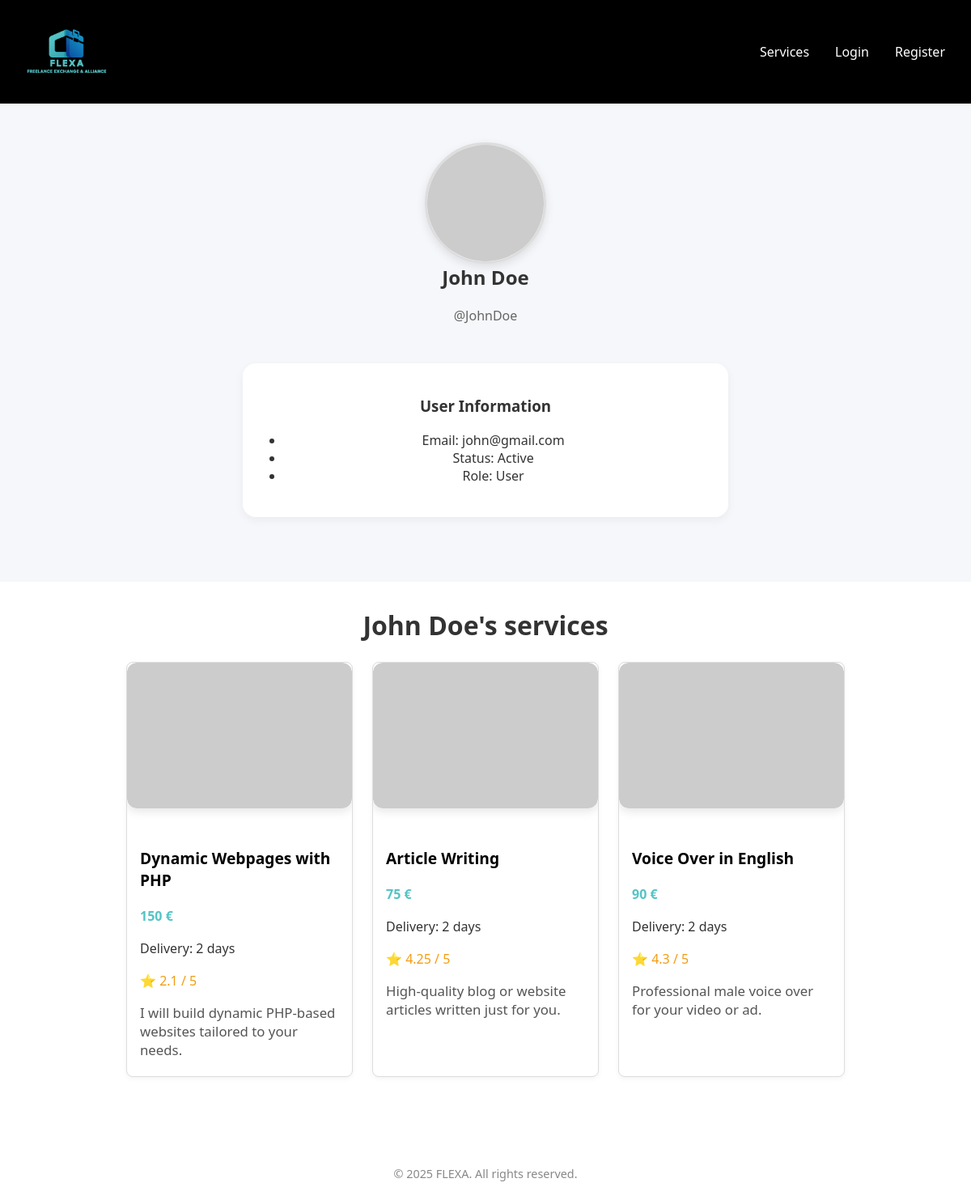
Page /pages/user.php?id=2 on the committed database.
### tables this page shows
CREATE TABLE User
(
    userId            INTEGER,
    name              NVARCHAR(255),
    username          VARCHAR(255),
    email             VARCHAR(255),
    password          VARCHAR(255),
    isAdmin           BOOLEAN     DEFAULT 0,
    profilePictureURL VARCHAR(1023),
    status            VARCHAR(15) DEFAULT 'inactive',

    CONSTRAINT User_PK PRIMARY KEY (userId),
    CONSTRAINT User_email_unique UNIQUE (email),
    CONSTRAINT User_username_unique UNIQUE (username),
    CONSTRAINT User_name_NN CHECK (name IS NOT NULL),
    CONSTRAINT User_username_NN CHECK (username IS NOT NULL),
    CONSTRAINT User_email_NN CHECK (email IS NOT NULL),
    CONSTRAINT User_password_NN CHECK (password IS NOT NULL),
    CONSTRAINT User_isAdmin_NN CHECK (isAdmin IS NOT NULL),
    CONSTRAINT User_status_NN CHECK (status IS NOT NULL),
    CONSTRAINT User_isAdmin_CK CHECK (isAdmin IN (0, 1)),
    CONSTRAINT User_status_CK CHECK (status IN ('active', 'inactive'))
);

CREATE TABLE Service
(
    serviceId    INTEGER,
    freelancerId INTEGER,
    categoryId   INTEGER,
    title        VARCHAR(255),
    price        DECIMAL(10, 2),
    deliveryTime INTEGER,
    description  TEXT,
    about        TEXT,
    status       VARCHAR(15),
    rating       DECIMAL(2, 1) DEFAULT 0,

    CONSTRAINT Service_PK PRIMARY KEY (serviceId),
    CONSTRAINT Service_freelancerId_NN CHECK (freelancerId IS NOT NULL),
    CONSTRAINT Service_title_NN CHECK (title IS NOT NULL),
    CONSTRAINT Service_price_NN CHECK (price IS NOT NULL),
    CONSTRAINT Service_deliveryTime_NN CHECK (deliveryTime IS NOT NULL),
    CONSTRAINT Service_description_NN CHECK (description IS NOT NULL),
    CONSTRAINT Service_status_NN CHECK (status IS NOT NULL),
    CONSTRAINT Service_rating_NN CHECK (rating IS NOT NULL),
    CONSTRAINT Service_freelancer_FK FOREIGN KEY (freelancerId) REFERENCES User (userId) ON UPDATE CASCADE,
    CONSTRAINT Service_category_FK FOREIGN KEY (categoryId) REFERENCES ServiceCategory (serviceCategoryId) ON DELETE SET NULL ON UPDATE CASCADE,
    CONSTRAINT Service_deliveryTime_check CHECK (deliveryTime > 0),
    CONSTRAINT Service_status_CK CHECK (status IN ('active', 'inactive', 'deleted')),
    CONSTRAINT Service_rating_CK CHECK (rating BETWEEN 0 AND 5)
);

### model/user.class.php (called while the page is built, shortened)
<?php
class User
{
    private string $name;
    private string $username;
    private string $email;
    private bool $isAdmin;
    private string $profilePicture;
    private string $status;
    public function __construct(
        int    $id,
        string $name,
        string $username,
        string $email,
        string $password,
        bool   $isAdmin,
        string $profilePicture,
        string $status
    )
    {
        $this->name = $name;
        $this->username = $username;
        $this->email = $email;
        $this->isAdmin = $isAdmin;
        $this->profilePicture = $profilePicture;
        $this->status = $status;
    }
    public function getName(): string
    {
        return $this->name;
    }
    public function getUsername(): string
    {
        return $this->username;
    }
    public function getEmail(): string
    {
        return $this->email;
    }
    public function isAdmin(): bool
    {
        return $this->isAdmin;
    }
    public function getProfilePicture(): string
    {
        return $this->profilePicture;
    }
    public function getStatus(): string
    {
        return $this->status;
    }
    public static function getUserById(PDO $db, int $id): ?User
    {
        $stmt = $db->prepare("SELECT * FROM User WHERE userId = :id");
        $stmt->bindParam(":id", $id);
        $stmt->execute();
        $data = $stmt->fetch();
        return new User(
            intval($data['userId']),
            $data['name'],
            $data['username'],
            $data['email'],
            $data['password'],
            boolval($data['isAdmin']),
            $data['profilePictureURL'],
            $data['status']
        );
    }
}

### model/service.class.php (called while the page is built, shortened)
<?php
class Service
{
    private int $id;
    private string $title;
    private float $price;
    private int $deliveryTime;
    private string $description;
    private float $rating;
    private array $images;
    public function __construct(
        int    $id,
        int    $freelancerId,
        int    $categoryId,
        string $title,
        float  $price,
        int    $deliveryTime,
        string $description,
        string $about,
        string $status,
        float  $rating,
        array  $images
    )
    {
        $this->id = $id;
        $this->title = $title;
        $this->price = $price;
        $this->deliveryTime = $deliveryTime;
        $this->description = $description;
        $this->rating = $rating;
        $this->images = $images;
    }
    public static function getServicesByUserId(PDO $db, int $user_id): array
    {
        $stmt = $db->prepare("
        SELECT * FROM Service
        WHERE freelancerId = :user_id AND status != 'deleted' ");
        $stmt->bindParam(':user_id', $user_id, PDO::PARAM_INT);
        $stmt->execute();
        $services = [];
        while ($row = $stmt->fetch()) {
            $serviceId = intval($row['serviceId']);
            $imageStmt = $db->prepare('SELECT mediaURL FROM ServiceMedia WHERE serviceId = :serviceId');
            $imageStmt->bindParam(':serviceId', $serviceId, PDO::PARAM_INT);
            $imageStmt->execute();
            $images = $imageStmt->fetchAll(PDO::FETCH_COLUMN);
            $services[] = new Service(
                $serviceId,
                intval($row['freelancerId']),
                isset($row['categoryId']) ? intval($row['categoryId']) : null,
                $row['title'],
                floatval($row['price']),
                intval($row['deliveryTime']),
                $row['description'],
                $row['about'],
                $row['status'],
                floatval($row['rating']),
                $images
            );
        }
        return $services;
    }
    public function getId(): int
    {
        return $this->id;
    }
    public function getTitle(): string
    {
        return $this->title;
    }
    public function getPrice(): float
    {
        return $this->price;
    }
    public function getDeliveryTime(): int
    {
        return $this->deliveryTime;
    }
    public function getDescription(): string
    {
        return $this->description;
    }
    public function getRating(): float
    {
        return $this->rating;
    }
    public function getImages(): array
    {
        return $this->images;
    }
}

### templates/user.tpl.php (the view, shortened to what this page needs)
<?php
require_once(__DIR__ . '/../model/user.class.php');
require_once(__DIR__ . '/../model/service.class.php');
function drawUserProfile(User $user): void
{ ?>
    <section class="section profile-section">
        <div class="profile-header">
            <img src="<?= htmlspecialchars($user->getProfilePicture()) ?>" alt="Profile Picture"
                class="profile-picture-large">
            <h2><?= htmlspecialchars($user->getName()) ?></h2>
            <p class="profile-username">@<?= htmlspecialchars($user->getUsername()) ?></p>
        </div>
        <div class="container">
            <div class="profile-card card-hover-lift">
                <h3 class="card-title">User Information</h3>
                <ul class="profile-info">
                    <li><span>Email:</span> <?= htmlspecialchars($user->getEmail()) ?></li>
                    <li><span>Status:</span> <?= htmlspecialchars(ucfirst($user->getStatus())) ?></li>
                    <li><span>Role:</span> <?= $user->isAdmin() ? 'Admin' : 'User' ?></li>
                </ul>
            </div>
        </div>
    </section>
<?php } ?>
<?php function drawUserServices(User $user, array $services): void
{
?>
    <section class="user-services-section">
        <div class="category-container">
            <h3 class="section-title"><?= htmlspecialchars($user->getName()) ?>'s services</h3>
            <div class="service-grid">
                <?php foreach ($services as $service): ?>
                    <article class="service-display card-hover-lift">
                        <div class="service-slider" data-service-id="<?= htmlspecialchars((string)$service->getId()) ?>">
                            <div class="slider-images">
                                <?php foreach ($service->getImages() as $index => $imgURL): ?>
                                    <a href="/pages/service_detail.php?id=<?= htmlspecialchars((string)$service->getId()) ?>">
                                        <img src="<?= htmlspecialchars($imgURL) ?>"
                                            alt="Service image <?= $index + 1 ?>"
                                            class="slider-image<?= $index === 0 ? ' active' : '' ?>">
                                    </a>
                                <?php endforeach; ?>
                            </div>
                        </div>
                        <div class="service-info">
                            <a href="/pages/service_detail.php?id=<?= htmlspecialchars((string)$service->getId()) ?>">
                                <h3 class="service-title"><?= htmlspecialchars($service->getTitle()) ?></h3>
                            </a>
                            <p class="service-price"><?= htmlspecialchars(strval($service->getPrice())) ?> €</p>
                            <p class="service-delivery">
                                Delivery: <?= htmlspecialchars(strval($service->getDeliveryTime())) ?> days</p>
                            <p class="service-rating">⭐ <?= htmlspecialchars(strval($service->getRating())) ?> / 5</p>
                            <p class="service-description text-clamp-3"><?= htmlspecialchars($service->getDescription()) ?></p>
                        </div>
                    </article>
                <?php endforeach; ?>
            </div>
        </div>
    </section>
<?php } ?>

### css/variables.css (style rules this page uses)
:root { --color-primary: #ff3c00; --color-primary-dark: #e83500; --color-secondary: #55c3c5; --color-secondary-dark: #007a7c; --color-success: #28a745; --color-info: #17a2b8; --color-info-dark: #0056b3; --color-warning: #ffc107; --color-danger: #dc3545; --color-black: #000; --color-gray-dark: #333; --color-gray-medium: #555; --color-gray-light: #888; --color-gray-border: #ccc; --color-gray-bg: #f8f8f8; --color-white: #fff; --color-text-primary: var(--color-gray-dark); --color-text-secondary: var(--color-gray-medium); --color-text-muted: var(--color-gray-light); --color-text-white: var(--color-white); --color-bg-primary: var(--color-white); --color-bg-secondary: var(--color-gray-bg); --color-border-primary: var(--color-gray-border); --color-border-secondary: #ddd; --color-border-light: #eee; }

### css/base.css (style rules this page uses)
*, *::before, *::after { box-sizing: border-box; }
body { margin: 0; background: var(--color-bg-primary); color: var(--color-text-primary); font-family: "Segoe UI", sans-serif; padding: 0; }
a { text-decoration: none; color: inherit; }
.container { max-width: 1200px; margin: 0 auto; padding: 2rem; }
h1, h2, h3, h4, h5, h6 { margin-top: 0; font-weight: bold; }
p { margin-bottom: 1rem; }
img { max-width: 100%; height: auto; display: block; }
ul { padding-left: 1.2rem; }
.text-clamp-3 { display: -webkit-box; -webkit-line-clamp: 3; line-clamp: 3; -webkit-box-orient: vertical; overflow: hidden; }
.card-hover-lift { transition: transform 0.2s ease, box-shadow 0.2s ease; }

### css/categories.css (style rules this page uses)
.section { padding: 4rem 2rem; }
.section-title { text-align: center; font-size: 2rem; font-weight: bold; margin-top: 2rem; margin-bottom: 1.5rem; color: var(--color-text-primary); }
.category-container { max-width: 1200px; margin: 0 auto; padding: 0 1rem; }

### css/user.css (style rules this page uses)
.profile-section { padding: 3rem 1rem; background: #f5f7fa; text-align: center; }
.profile-header { text-align: center; margin-bottom: 1rem; }
.profile-picture-large { display: block; margin-left: auto; margin-right: auto; width: 150px; height: 150px; object-fit: cover; border-radius: 50%; border: 3px solid #ddd; box-shadow: 0 4px 12px rgba(0, 0, 0, 0.1); }
.profile-username { color: #666; font-size: 1rem; margin-top: 0.25rem; }
.profile-card { padding: 2.5rem 2rem 1.5rem; border-radius: 16px; box-shadow: 0 4px 12px rgba(0, 0, 0, 0.05); max-width: 600px; margin: 0 auto; background: white; }
.user-services-section { text-align: center; margin-top: 1rem; margin-bottom: 2rem; }
.service-info p { margin: 0.3rem 0; text-align: left; }

### css/service.css (style rules this page uses)
.service-grid { display: flex; gap: 1.5rem; justify-content: center; flex-wrap: wrap; align-items: stretch; }
.user-services-section { text-align: center; margin-top: 1rem; }
.user-services-section .service-title { color: var(--color-black); text-align: left; margin-bottom: 0.5rem; }
.service-display { background-color: white; border: 1px solid var(--color-border-secondary); border-radius: 8px; overflow: hidden; box-shadow: 0 2px 6px rgba(0, 0, 0, 0.05); transition: transform 0.2s ease; display: flex; flex-direction: column; justify-content: space-between; width: 280px; min-height: 500px; flex: 0 1 auto; }
.service-info { flex-grow: 1; display: flex; flex-direction: column; padding: 1rem; gap: 0.5rem; }
.service-title { font-size: 1.2rem; font-weight: bold; margin: 0; color: #000 !important; }
.service-description { font-size: 1.05rem; color: #555; margin: 0; overflow: hidden; text-overflow: ellipsis; display: -webkit-box; -webkit-line-clamp: 3; -webkit-box-orient: vertical; }
.service-price { color: #55c3c5; font-weight: 600; margin: 0rem; transition: color 0.2s ease; }
.service-rating { font-size: 1rem; color: #f39c12; display: flex; align-items: center; gap: 0.5rem; margin: 0; }
.carousel, .service-slider { position: relative; width: 100%; height: 180px; overflow: hidden; margin: 0; margin-bottom: 2rem; border-radius: 12px; box-shadow: 0 4px 12px rgba(0, 0, 0, 0.1); }
.slider-images { position: relative; width: 100%; height: 100%; }
.carousel-image, .slider-image { width: 100%; height: 100%; object-fit: cover; display: none; position: absolute; top: 0; left: 0; border-radius: 12px; }
.carousel-image.active, .slider-image.active { display: block; }

### css/forms.css (style rules this page uses)
.service-grid article.service-display { width: 280px; min-height: 450px; }

### css/responsive.css (style rules this page uses)
html, body { max-width: 100%; overflow-x: hidden; margin: 0; padding: 0; width: 100vw; }
*, *::before, *::after { box-sizing: border-box; }
img, video { max-width: 100%; height: auto; }

### rows in the picture
user: name "John Doe", username "JohnDoe", email "john@gmail.com", status "Active"
service: title "Dynamic Webpages with PHP", price "150", deliveryTime "2", rating "2.1", description "I will build dynamic PHP-based websites tailored to your needs."
service: title "Article Writing", price "75", deliveryTime "2", rating "4.25", description "High-quality blog or website articles written just for you."
service: title "Voice Over in English", price "90", deliveryTime "2", rating "4.3", description "Professional male voice over for your video or ad."
